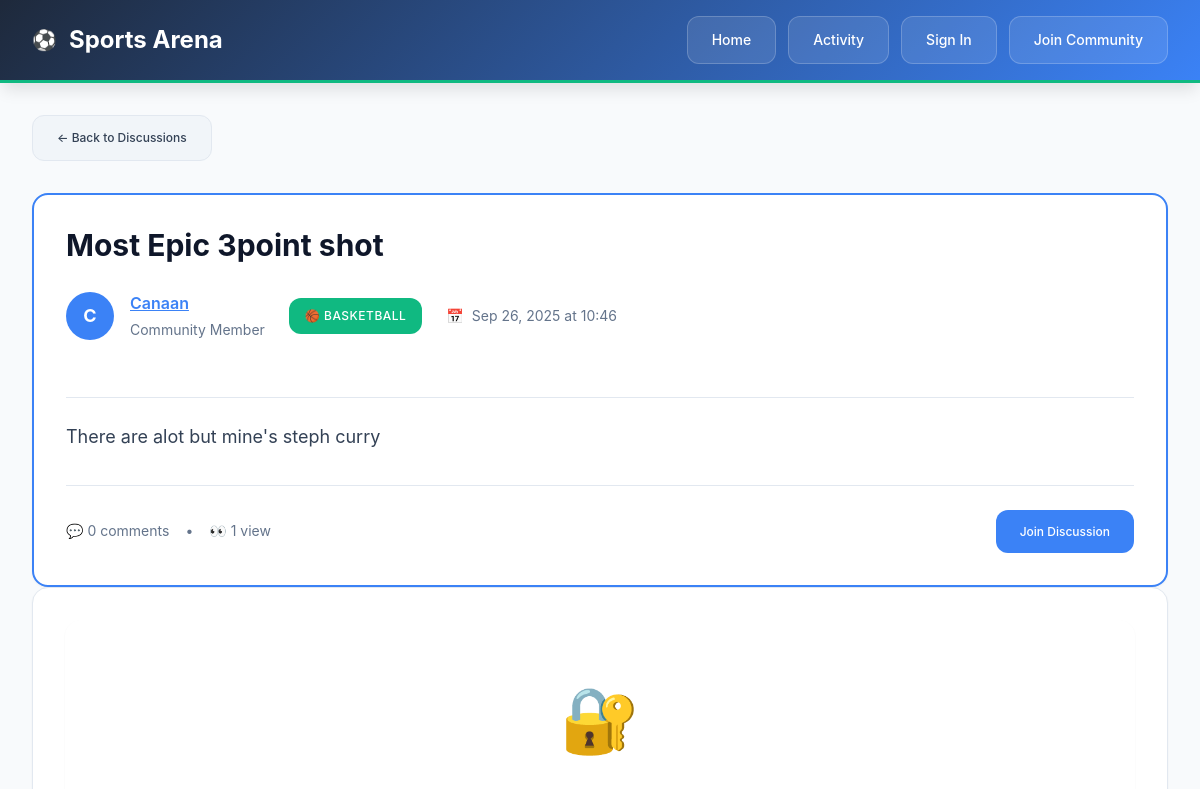
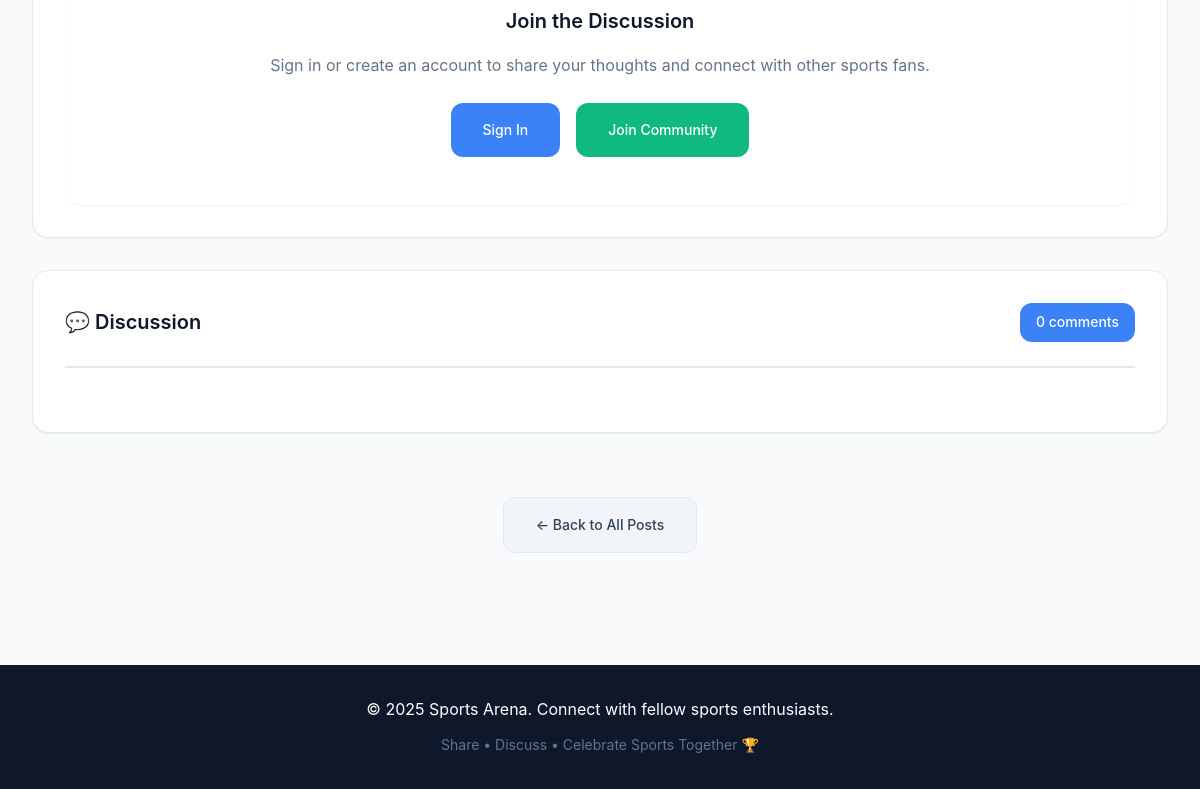
The page /post/7/ on the database as committed earlier (2 pictures, top to bottom).
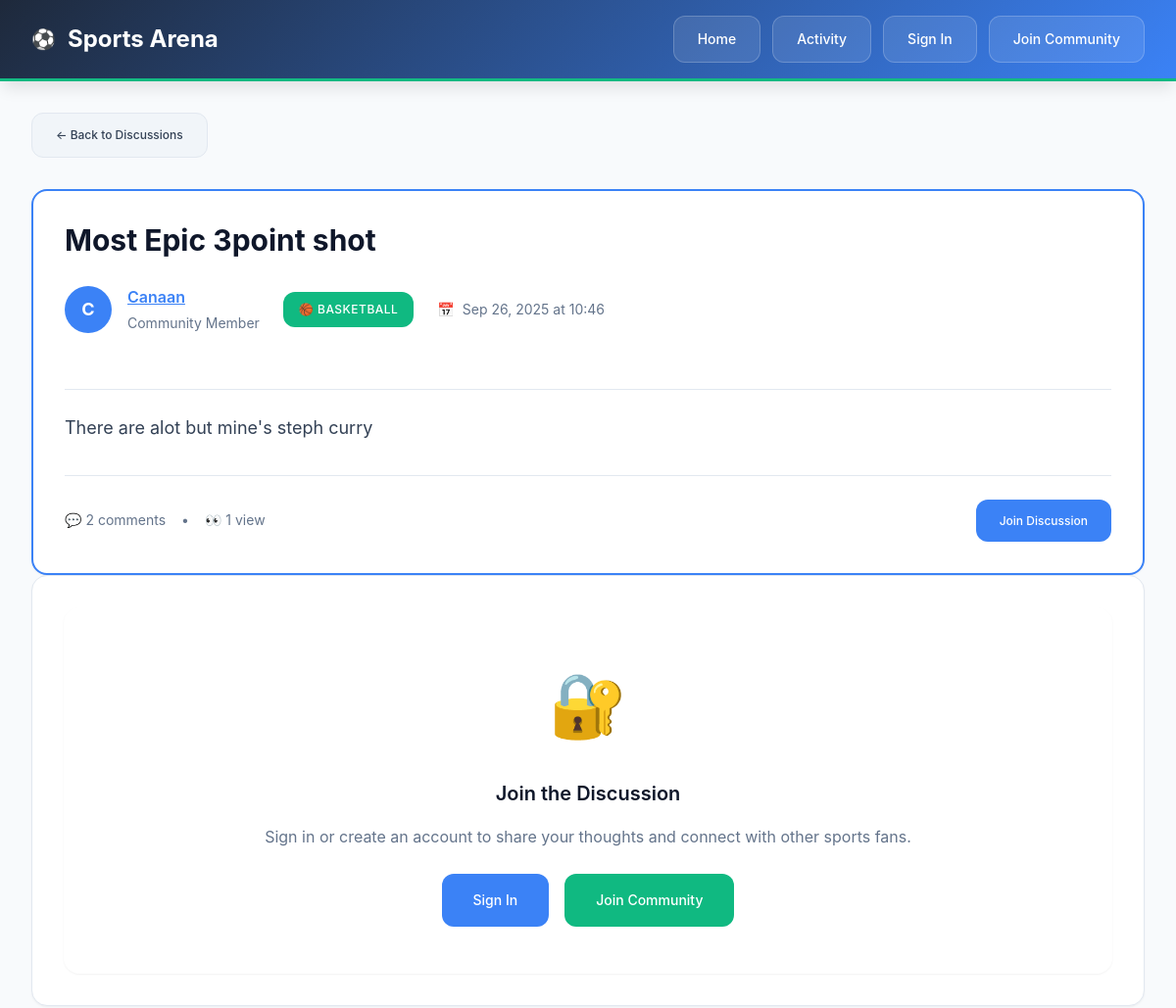
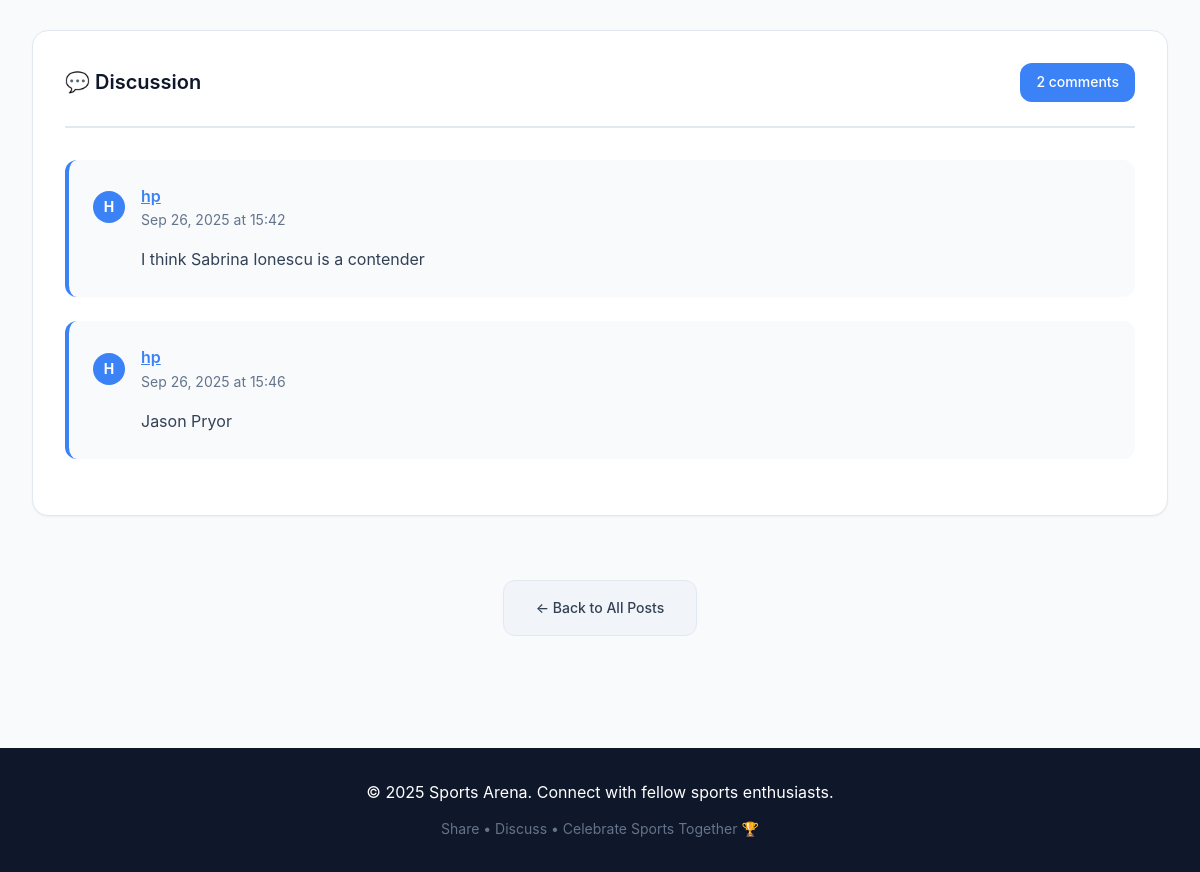
The same page on the database as committed later (2 pictures, top to bottom).
### community/models.py (models this page shows, shortened)
class Comment(models.Model):
    post = models.ForeignKey(Post, on_delete=models.CASCADE, related_name='comments')
    author = models.ForeignKey(User, on_delete=models.CASCADE)
    content = models.TextField()
    created_at = models.DateTimeField(auto_now_add=True, db_index=True)
    class Meta:
        ordering = ['created_at']

### community/views.py (the view)
# urls.py: path('post/<int:pk>/', views.post_detail, name='post_detail'),
def post_detail(request, pk):
    post = get_object_or_404(
        Post.objects.select_related('author'),
        pk=pk
    )
    session_key = f'post_{pk}_viewed'
    if not request.session.get(session_key, False):
        post.views += 1
        post.save(update_fields=['views'])
        request.session[session_key] = True
    comments = post.comments.select_related('author').all()
    if request.method == 'POST':
        if request.user.is_authenticated:
            comment_form = CommentForm(request.POST)
            if comment_form.is_valid():
                comment = comment_form.save(commit=False)
                comment.post = post
                comment.author = request.user
                comment.save()
                messages.success(request, 'Comment added successfully! 💬')
                return redirect('community:post_detail', pk=pk)
        else:
            return redirect('login')
    else:
        comment_form = CommentForm()
    return render(request, 'post_detail.html', {
        'post': post,
        'comments': comments,
        'comment_form': comment_form,
    })

### templates/post_detail.html (shortened to what the changed rows need)
<!DOCTYPE html>
<html lang="en">
<head>
    {% load static %}
    <link rel="stylesheet" href="{% static 'css/style.css' %}">
</head>
<body>
    <header>
        <div class="header-container">
            <div class="header-logo">
                <h1>Sports Arena</h1>
            </div>
        </div>
    </header>
    <div class="container">
        <article class="post-card post-card-featured">
            <div class="post-header">
                <h1 class="post-title post-title-large">
                    <a href="#">{{ post.title }}</a>
                </h1>
            </div>
            <div class="post-footer">
                <div class="flex items-center gap-2">
                    <span class="post-date">💬 {{ comments.count }} comment{{ comments.count|pluralize }}</span>
                    <span class="post-date">•</span>
                    <span class="post-date">👀 {{ post.views }} view{{ post.views|pluralize }}</span>
                </div>
            </div>
        </article>
        <section id="comments" class="comments-section">
            <div class="comments-header">
                <div class="comments-title">💬 Discussion</div>
                <div class="comments-count">{{ comments.count }} comment{{ comments.count|pluralize }}</div>
            </div>
            {% for comment in comments %}
            <div class="comment">
                <div class="comment-wrapper">
                    <div class="comment-main">
                        <div class="comment-header">
                            <div class="author-avatar author-avatar-small">
                                {{ comment.author.username|first|upper }}
                            </div>
                            <div>
                                <div class="comment-author">
                                    <a href="{% url 'community:user_profile' comment.author.username %}" class="comment-author">
                                        {{ comment.author.username }}
                                    </a>
                                </div>
                                <div class="comment-date">{{ comment.created_at|date:"M d, Y \a\t H:i" }}</div>
                            </div>
                        </div>
                        <div class="comment-content comment-content-indented">
                            {{ comment.content|linebreaks }}
                        </div>
                    </div>
                </div>
            </div>
            {% endfor %}
        </section>
    </div>
    {% load static %}
</body>
</html>

Rows that differ between the two databases and show on the page:
added Comment: author.username|first "H", author.username "hp", created_at "Sep 26, 2025 at 15:42", content "I think Sabrina Ionescu is a contender"
added Comment: author.username|first "H", author.username "hp", created_at "Sep 26, 2025 at 15:46", content "Jason Pryor"
Other text that changed with them:
{{ comments.count }}: "0" → "2"
